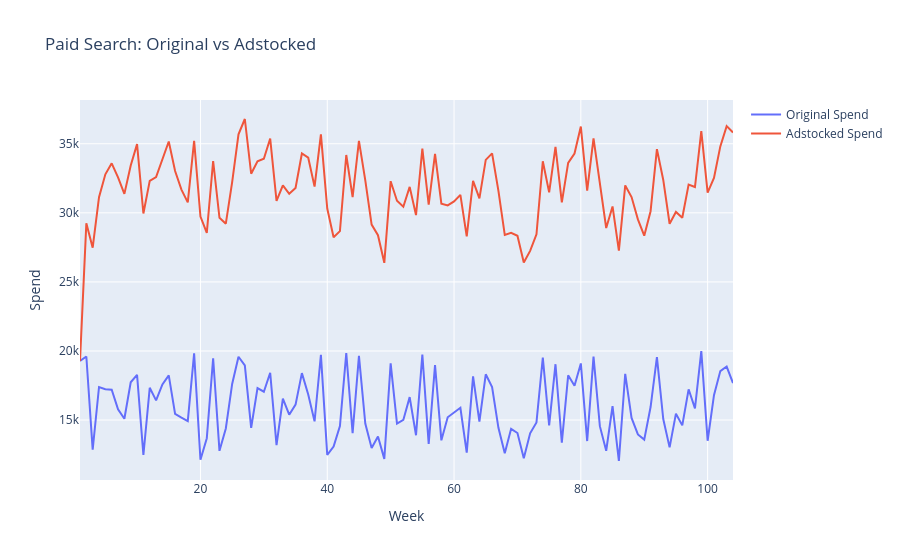

The notebook cell saved with this chart:
### Code cell
#Visualisation to compare Original vs Adstock Spend

fig=  go.Figure()

fig.add_trace(
    go.Scatter(
        x= df["Week"],
        y= df["Paid_Search_Spend"],
        name = "Original Spend"
    )
)

fig.add_trace(
    go.Scatter(
        x = df["Week"],
        y= df["Paid_Search_Adstock"],
        name = "Adstocked Spend"
    )
)
fig.update_layout(
    title= "Paid Search: Original vs Adstocked",
    xaxis_title = "Week",
    yaxis_title = "Spend"
)

fig.show()
